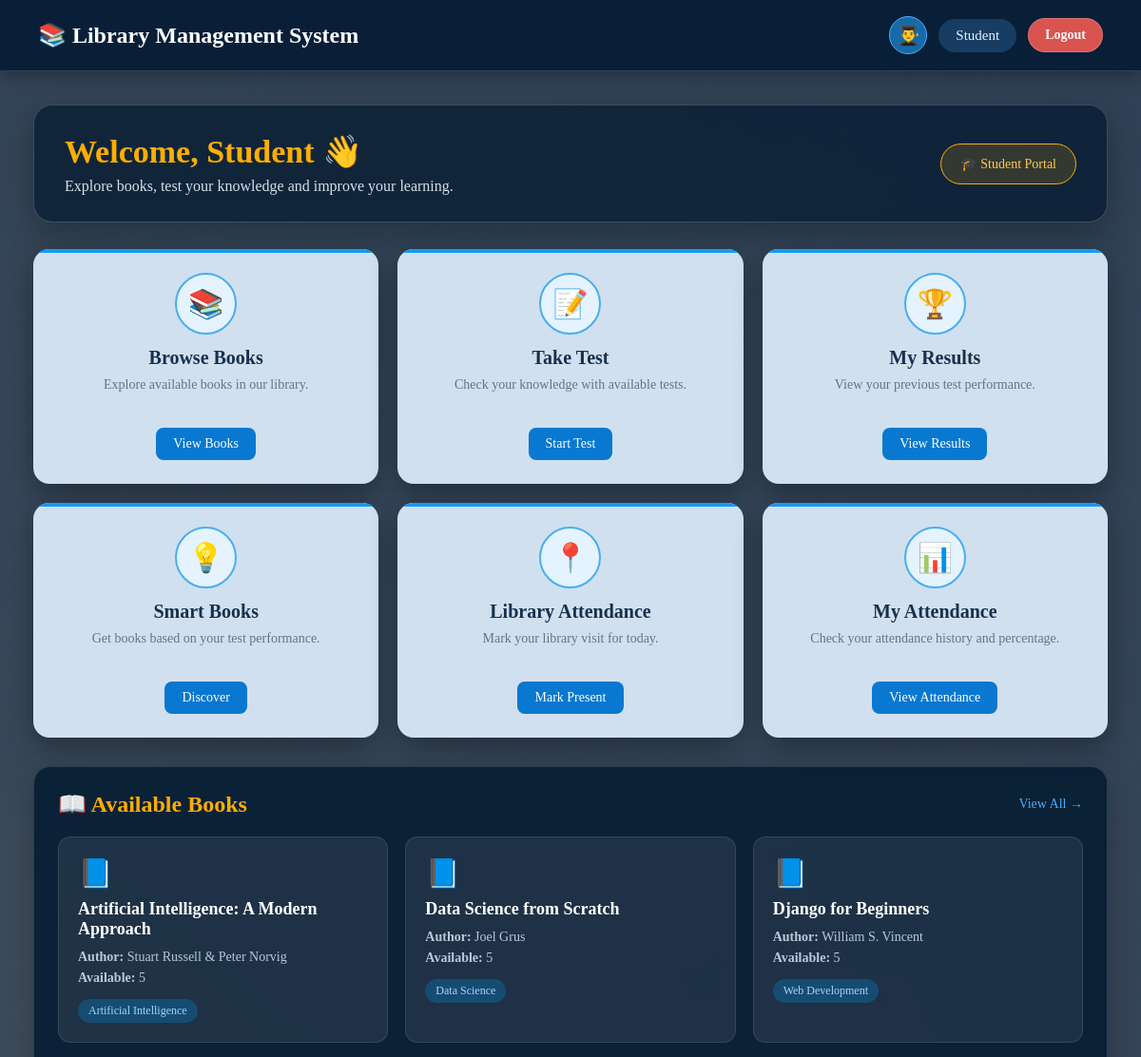
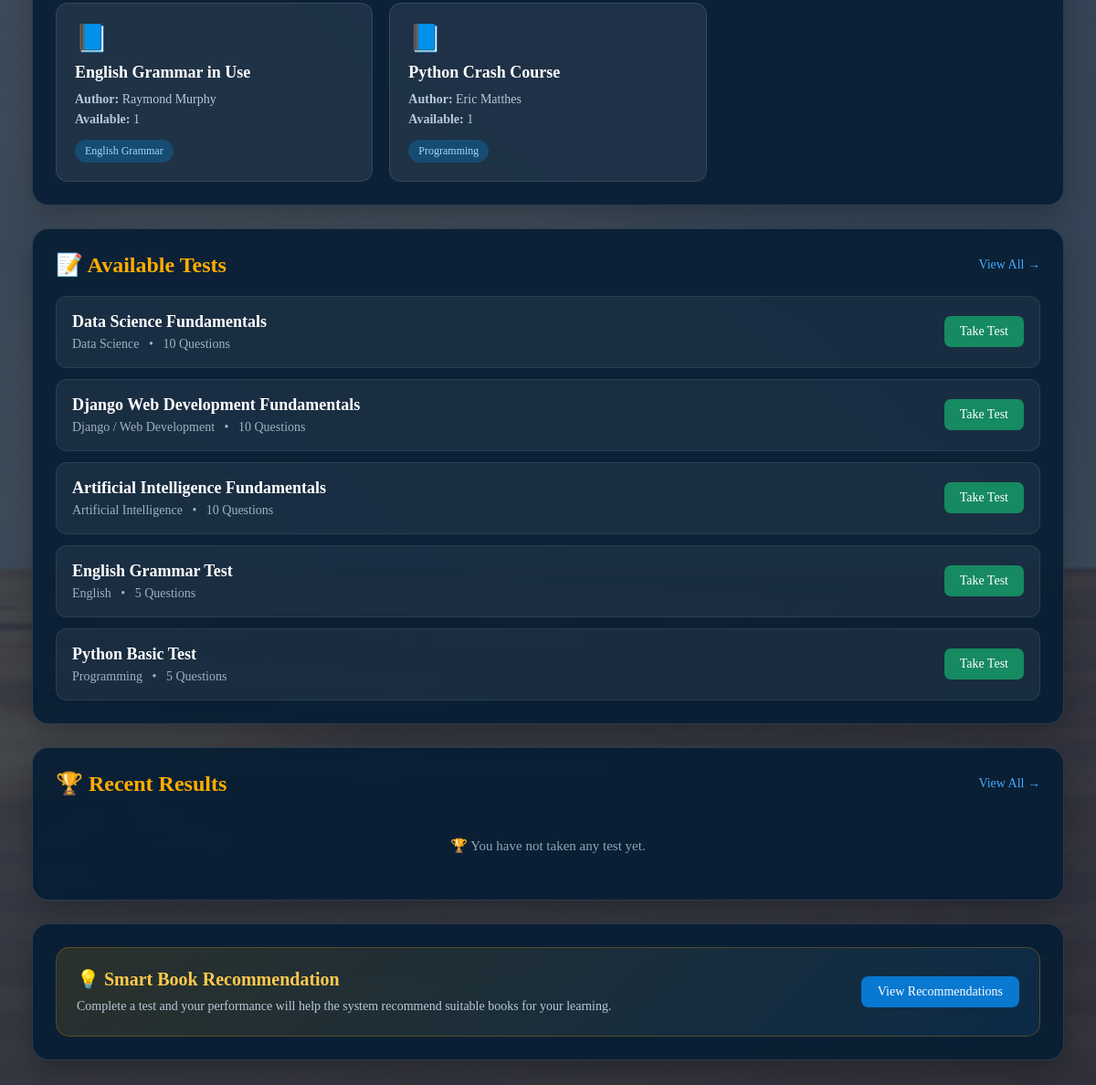
The page /student/dashboard/ on the database its author committed (2 pictures, top to bottom).
### library/models.py (models this page shows, shortened)
class Book(models.Model):
    title = models.CharField(max_length=200)
    author = models.CharField(max_length=150)
    category = models.CharField(max_length=100)
    isbn = models.CharField(max_length=50, unique=True)
    quantity = models.PositiveIntegerField(default=1)
    description = models.TextField(blank=True)

class Test(models.Model):
    title = models.CharField(max_length=200)
    category = models.CharField(max_length=100)
    description = models.TextField(blank=True)
    total_questions = models.PositiveIntegerField(default=5)
    created_at = models.DateTimeField(auto_now_add=True)

### library/views.py (the view, shortened to what this page needs)
def student_dashboard(request):
    username = request.GET.get("username")
    student = Student.objects.filter(
        username=username
    ).first()
    books = Book.objects.filter(
        quantity__gt=0
    ).order_by('title')[:6]
    tests = Test.objects.all().order_by('-created_at')[:5]
    results = []
    attendance_count = 0
    attendance_total = 0
    attendance_percentage = 0
    return render(
        request,
        'student_dashboard.html',
        {
            'student': student,
            'books': books,
            'tests': tests,
            'results': results,
            'attendance_count': attendance_count,
            'attendance_total': attendance_total,
            'attendance_percentage': attendance_percentage,
        }
    )

### library/templates/student_dashboard.html (shortened to what this page needs)
{% load static %}
<!DOCTYPE html>
<html lang="en">
<head>
<link rel="stylesheet" href="{% static 'student_dashboard.css' %}">
</head>
<body>
<header class="header">
    <div class="logo">
        📚 <span>Library Management System</span>
    </div>
    <div class="user-box">
        <div class="user-icon">
            👨‍🎓
        </div>
        <div class="username">
            {{ student.name|default:"Student" }}
        </div>
        <a href="{% url 'home' %}" class="logout-btn">
            Logout
        </a>
    </div>
</header>
<main class="main">
    <section class="welcome">
        <div>
            <h1>
                Welcome, {{ student.name|default:"Student" }} 👋
            </h1>
            <p>
                Explore books, test your knowledge and improve your learning.
            </p>
        </div>
        <div class="welcome-badge">
            🎓 Student Portal
        </div>
    </section>
    <div class="cards">
        <div class="card">
            <div class="card-icon">
                📚
            </div>
            <h3>
                Browse Books
            </h3>
            <p>
                Explore available books in our library.
            </p>
            <a
                href="{% url 'student_books' %}?username={{ student.username }}"
                class="btn"
            >
                View Books
            </a>
        </div>
        <div class="card">
            <div class="card-icon">
                📝
            </div>
            <h3>
                Take Test
            </h3>
            <p>
                Check your knowledge with available tests.
            </p>
            <a
                href="{% url 'student_tests' %}?username={{ student.username }}"
                class="btn"
            >
                Start Test
            </a>
        </div>
        <div class="card">
            <div class="card-icon">
                🏆
            </div>
            <h3>
                My Results
            </h3>
            <p>
                View your previous test performance.
            </p>
            <a
                href="{% url 'my_results' %}?username={{ student.username }}"
                class="btn"
            >
                View Results
            </a>
        </div>
        <div class="card">
            <div class="card-icon">
                💡
            </div>
            <h3>
                Smart Books
            </h3>
            <p>
                Get books based on your test performance.
            </p>
            <a
                href="{% url 'recommended_books' %}?username={{ student.username }}"
                class="btn"
            >
                Discover
            </a>
        </div>
        <div class="card">
            <div class="card-icon">
                📍
            </div>
            <h3>
                Library Attendance
            </h3>
            <p>
                Mark your library visit for today.
            </p>
            <a
                href="{% url 'mark_attendance' %}?username={{ student.username }}"
                class="btn"
            >
                Mark Present
            </a>
        </div>
        <div class="card">
            <div class="card-icon">
                📊
            </div>
            <h3>
                My Attendance
            </h3>
            <p>
                Check your attendance history and percentage.
            </p>
            <a
                href="{% url 'student_attendance' %}?username={{ student.username }}"
                class="btn"
            >
                View Attendance
            </a>
        </div>
    </div>
    <section class="section">
        <div class="section-header">
            <div class="section-title">
                📖 Available Books
            </div>
            <a
                class="view-link"
                href="{% url 'student_books' %}?username={{ student.username }}"
            >
                View All →
            </a>
        </div>
        {% if books %}
        <div class="book-grid">
            {% for book in books %}
            <div class="book">
                <div class="book-icon">
                    📘
                </div>
                <h3>
                    {{ book.title }}
                </h3>
                <p>
                    <b>Author:</b> {{ book.author }}
                </p>
                <p>
                    <b>Available:</b> {{ book.quantity }}
                </p>
                <span class="category">
                    {{ book.category }}
                </span>
            </div>
            {% endfor %}
        </div>
        {% else %}
        <div class="empty">
            📚 No books are currently available.
        </div>
        {% endif %}
    </section>
    <section class="section">
        <div class="section-header">
            <div class="section-title">
                📝 Available Tests
            </div>
            <a
                class="view-link"
                href="{% url 'student_tests' %}?username={{ student.username }}"
            >
                View All →
            </a>
        </div>
        {% if tests %}
            {% for test in tests %}
            <div class="test-row">
                <div class="test-info">
                    <h3>
                        {{ test.title }}
                    </h3>
                    <p>
                        {{ test.category }}
                        &nbsp; • &nbsp;
                        {{ test.total_questions }} Questions
                    </p>
                </div>
                <a
                    class="test-button"
                    href="{% url 'take_test' test.id %}?username={{ student.username }}"
                >
                    Take Test
                </a>
            </div>
            {% endfor %}
        {% else %}
        <div class="empty">
            📝 No tests are currently available.
        </div>
        {% endif %}
    </section>
    <section class="section">
        <div class="section-header">
            <div class="section-title">
                🏆 Recent Results
            </div>
            <a
                class="view-link"
                href="{% url 'my_results' %}?username={{ student.username }}"
            >
                View All →
            </a>
        </div>
        {% if results %}
            {% for result in results %}
            <div class="result-row">
                <div class="result-info">
                    <strong>
                        {{ result.test.title }}
                    </strong>
                    <small>
                        Score:
                        {{ result.score }}/{{ result.total_questions }}
                    </small>
                </div>
                <div class="result-score">
                    {{ result.percentage|floatformat:1 }}%
                </div>
            </div>
            {% endfor %}
        {% else %}
        <div class="empty">
            🏆 You have not taken any test yet.
        </div>
        {% endif %}
    </section>
    <section class="section">
        <div class="recommend">
            <div class="recommend-text">
                <h3>
                    💡 Smart Book Recommendation
                </h3>
                <p>
                    Complete a test and your performance will help
                    the system recommend suitable books for your learning.
                </p>
            </div>
            <a
                href="{% url 'recommended_books' %}?username={{ student.username }}"
                class="btn"
            >
                View Recommendations
            </a>
        </div>
    </section>
</main>
</body>
</html>

### rows shown on the page
Book: title "Artificial Intelligence: A Modern Approach", author "Stuart Russell & Peter Norvig", quantity "5", category "Artificial Intelligence"
Book: title "Data Science from Scratch", author "Joel Grus", quantity "5", category "Data Science"
Book: title "Django for Beginners", author "William S. Vincent", quantity "5", category "Web Development"
Book: title "English Grammar in Use", author "Raymond Murphy", quantity "1", category "English Grammar"
Book: title "Python Crash Course", author "Eric Matthes", quantity "1", category "Programming"
Test: title "Data Science Fundamentals", category "Data Science", total_questions "10"
Test: title "Django Web Development Fundamentals", category "Django / Web Development", total_questions "10"
Test: title "Artificial Intelligence Fundamentals", category "Artificial Intelligence", total_questions "10"
Test: title "English Grammar Test", category "English", total_questions "5"
Test: title "Python Basic Test", category "Programming", total_questions "5"

### other values the page prints
{{ student.name|default:"Student" }} "Student"
